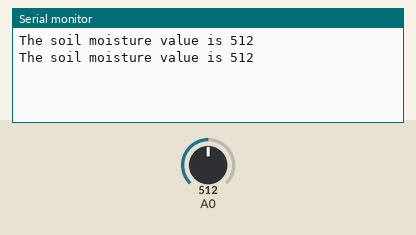
Recording of a sketch running on a simulated Arduino Uno, built with avr-gcc and run on an emulated ATmega328P. Shown: the last lines printed to the serial monitor. The test bench sets the inputs (shaded band); at power-on: A0 = 512.

Above: at 1.8 s.
1.9 s: A0 set to 716
At 2.8 s:
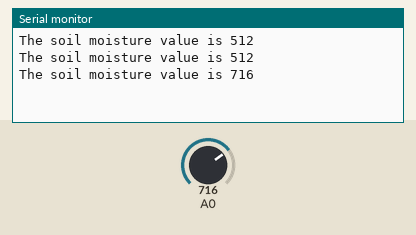
3.4 s: A0 set to 900
At 4.8 s:
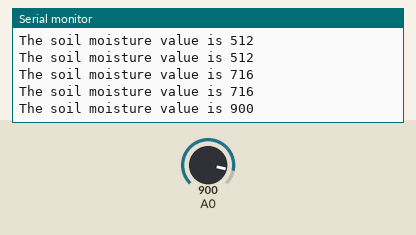
Timing chart, 0 to 6.4 s (numbered marks = the images above; inputs shaded):
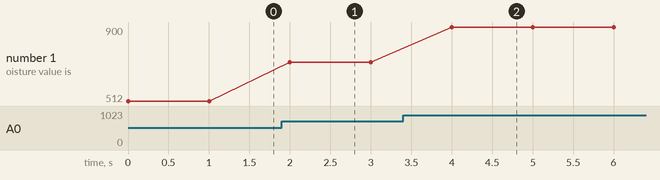

The sketch:

Soil_Moisture_Sensor.ino
```cpp
int Soil_value;

void setup() {
  Serial.begin(9600);

}

void loop() {
  Soil_value = analogRead(A0);
  Serial.print("The soil moisture value is ");
  Serial.println(Soil_value);
  delay(1000);

}
```

Measured:
- after the input at 1.9 s, the serial monitor: prints a new line after 0.10 s (image 1)
- after the input at 3.4 s, the serial monitor: prints a new line after 0.60 s (image 2)
- plotted number 1: 512 → 716 after the input at 1.9 s, 716 → 900 after the input at 3.4 s
